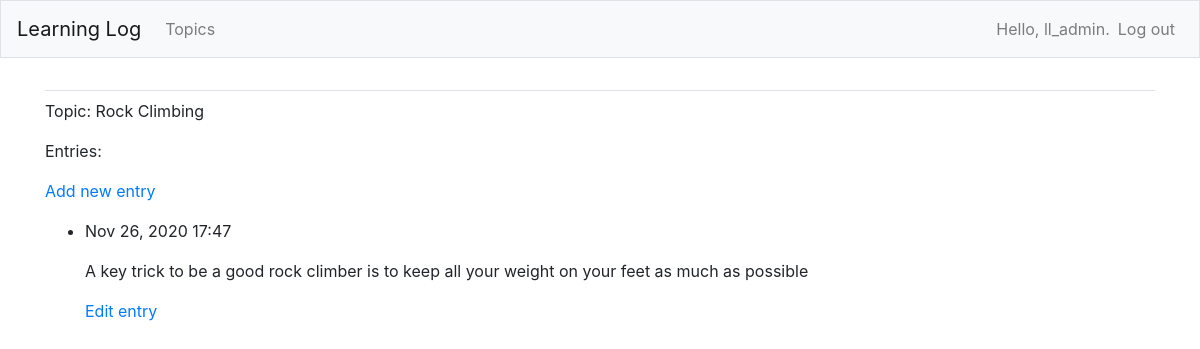
The page /topics/2/ (signed in) on the database its author committed.
### learning_logs/models.py (models this page shows, shortened)
class Topic(models.Model):
    text = models.CharField(max_length=200)
    date_added = models.DateTimeField(auto_now_add=True)
    owner = models.ForeignKey(User, on_delete=models.CASCADE)
    def __str__(self):
        return self.text

class Entry(models.Model):
    topic = models.ForeignKey(Topic, on_delete=models.CASCADE)
    text = models.TextField()
    date_added = models.DateTimeField(auto_now_add=True)
    class Meta:
        verbose_name_plural = "entries"

### learning_logs/views.py (the view)
# urls.py: path("topics/<int:topic_id>/", views.topic, name = "topic"),
@login_required()
def topic(request, topic_id):
    topic =Topic.objects.get(id = topic_id)
    if topic.owner != request.user:
        raise Http404
    entries = topic.entry_set.order_by("-date_added")
    context = {"topic": topic, "entries": entries}
    return render(request, "learning_logs/OGtopic.html", context)

### learning_logs/templates/learning_logs/OGtopic.html
{% extends 'learning_logs/base.html' %}
{% block content %}
  <p>Topic: {{ topic }}</p>
  <p>Entries:</p>
  <p>
    <a href="{% url 'learning_logs:new_entry' topic.id %}">Add new entry</a>
  </p>
  <ul>
  {% for entry in entries %}
    <li>
      <p>{{ entry.date_added|date:'M d, Y H:i' }}</p>
      <p>{{ entry.text|linebreaks }}</p>
      <p>
        <a href="{% url 'learning_logs:edit_entry' entry.id %}">Edit entry</a>
      </p>
    </li>
  {% empty %}
    <li>There are no entries for this topic yet.</li>
  {% endfor %}
  </ul>
{% endblock content %}

### learning_logs/templates/learning_logs/base.html (shortened to what this page needs)
{% load bootstrap4 %}
<!DOCTYPE html>
<html lang="en">
<head>
    {% bootstrap_css %}
</head>
<body>
    <nav class="navbar navbar-expand-md navbar-light bg-light mb-4 border">
        <a class="navbar-brand" href="{% url 'learning_logs:index' %}">
            Learning Log</a>
        <div class="collapse navbar-collapse" id="navbarCollapse">
            <ul class="navbar-nav mr-auto">
                <li class="nav-item">
                    <a class="nav-link" href="{% url 'learning_logs:topics' %}">
                        Topics</a></li>
            </ul>
            <ul class="navbar-nav ml-auto">
                {% if user.is_authenticated %}
                    <li class="nav-item">
                        <span class="navbar-text">Hello, {{ user.username }}.</span>
                    </li>
                    <li class="nav-item">
                        <a class="nav-link" href="{% url 'users:logout' %}">Log out</a>
                    </li>
                {% else %}
                    <li class="nav-item">
                        <a class="nav-link" href="{% url 'users:register' %}">Register</a>
                    </li>
                    <li class="nav-item">
                        <a class="nav-link" href="{% url 'users:login' %}">Log in</a></li>
                {% endif %}
            </ul>
        </div>
    </nav>
<main role="main" class="container">
    <div class="pb-2 mb-2 border-bottom">
    </div>
    <div>
        {% block content %}{% endblock content %}
    </div>
</main>
</body>
</html>

### rows shown on the page
Topic: text "Rock Climbing"
Entry: date_added "Nov 26, 2020 17:47", text "A key trick to be a good rock climber is to keep all your weight on your feet as much as possible"

### other values the page prints
{{ user.username }} "ll_admin"
